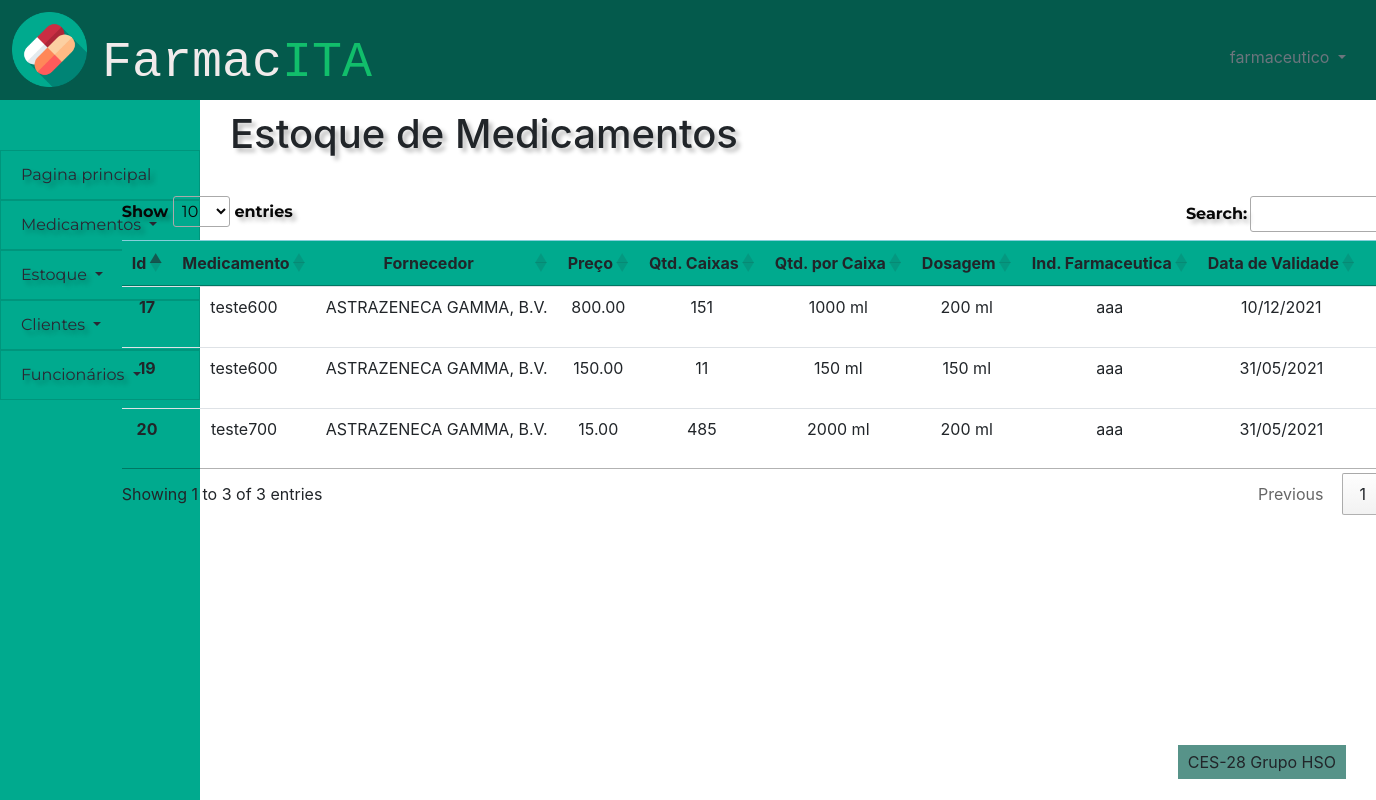
Before: /controle_estoque/editar_lote (signed in) with the older database file.
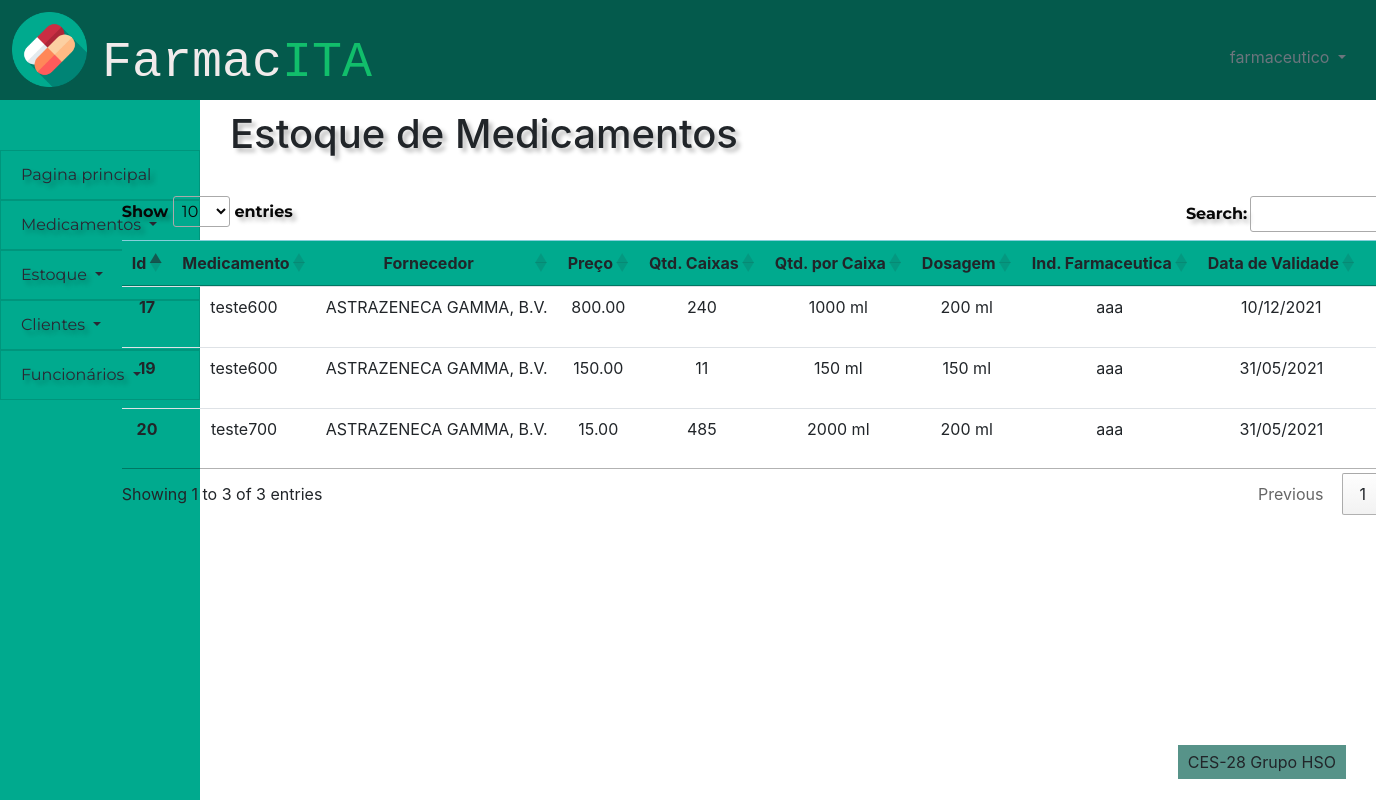
After: the same page with the newer database file.
### controle_estoque/models.py (models this page shows)
class lote_medicamento(models.Model):
    id_lote_medicamento = models.AutoField(primary_key=True)
    id_medicamento = models.ForeignKey(medicamento,on_delete=models.PROTECT)
    id_fornecedor = models.ForeignKey(fornecedor,on_delete=models.PROTECT)
    preco = models.DecimalField(max_digits=40,decimal_places=2)
    quantidade_de_caixas = models.CharField(max_length=100)
    quantidade_por_caixa = models.CharField(max_length=100)
    dosagem = models.CharField(max_length=100)
    data_de_validade = models.DateField(auto_now=False,auto_now_add=False,null=False)
    industria_farmaceutica = models.CharField(max_length=100)
    excluido = models.BooleanField(default=False)
    class Meta:
        db_table = 'lote_medicamento'

### cadastro_medicamentos/models.py (models this page shows, shortened)
class medicamento(models.Model):
    id_medicamento = models.AutoField(primary_key=True)
    nome_medicamento = models.CharField(max_length=100)
    classificacao = models.CharField(max_length=100, default='Sem tarja')
    principio_ativo = models.ManyToManyField(principio_ativo2, through='rel_medicamento_principio_ativo2')
    excluido = models.BooleanField(default=False)

### pessoas/models.py (models this page shows)
class fornecedor(models.Model):
    id_fornecedor = models.AutoField(primary_key=True)
    nome_fornecedor = models.CharField(max_length=100)
    cnpj = models.CharField(max_length=18)
    telefone = models.CharField(max_length=15)
    ativo = models.BooleanField(default=True)

### controle_estoque/views.py (the view)
# urls.py: path('editar_lote',views.editar_lote, name = 'editar_lote')
def editar_lote(request):
    check, retorno = checar_cargo(request)
    if check:
        return retorno
    cargo = funcionario.objects.get(user=request.user).cargo
    if request.user.is_authenticated:
        lista = lote_medicamento.objects.all().order_by('data_de_validade')
        busca = request.GET.get('buscalote')
        if busca:
            lista = lote_medicamento.objects.filter(id_medicamento__in=medicamento.objects.filter(nome_medicamento__icontains = busca)).order_by('data_de_validade')
        delete = request.GET.get('delete')
        if delete:
            teste = lote_medicamento.objects.filter(id_lote_medicamento = delete)
            teste.update(excluido= True)
        return render(request,'estoque/pagina_edicao_lote.html',{'lista':lista,'cargo':cargo})
    else:
        return failed_login(request)

### controle_estoque/views.py (called while the page is built)
def checar_cargo(request):
    user = request.user
    if user.is_anonymous:
        return True, redirect('/')
    else:
        cargo = funcionario.objects.get(user=request.user).cargo
        if cargo == 'Caixa':
            return True, render(request,'sem_permissao.html',{'cargo':cargo})
    return False, False

### frontend/estoque/pagina_edicao_lote.html (shortened to what this page needs)
{% extends 'template/padrao.html' %}
{% load static %}
{%block titulo-conteudo %}
Estoque de Medicamentos
{% endblock %}
{% block content %}
<div class="tabela">
    <div style="display:flex;justify-content:center;align-items:center;">
    <table id="lotes" class="table table-hover">
        <thead class="table-info">
            <tr>
                <th scope="col">Id</th>
                <th scope="col">Medicamento</th>
                <th scope="col">Fornecedor</th>
                <th scope="col">Preço</th>
                <th scope="col">Qtd. Caixas</th>
                <th scope="col">Qtd. por Caixa</th>
                <th scope="col">Dosagem</th>
                <th scope="col">Ind. Farmaceutica</th>
                <th scope="col">Data de Validade</th>
                <th>Excluir</th>
            </tr>
        </thead>
        <tbody>
        {% for i in lista %}
        {% if not i.excluido %}
            <tr class={{i.id_lote_medicamento}}>
                <th scope="row">{{i.id_lote_medicamento}}</th>
                <td class = "nome_medicamento">{{i.id_medicamento.nome_medicamento}}</td>
                <td class = "nome_fornecedor">{{i.id_fornecedor.nome_fornecedor}}</td>
                <td class = "preco">{{i.preco}}</td>
                <td class = "qtd_caixas">{{i.quantidade_de_caixas}}</td>
                <td class = "qtd_caixas">{{i.quantidade_por_caixa}}</td>
                <td class = "qtd_caixas">{{i.dosagem}}</td>
                <td class = "qtd_caixas">{{i.industria_farmaceutica}}</td>
                <td class = "qtd_caixas" data-sort='{{i.data_de_validade|date:"U"}}'>{{i.data_de_validade}}</td>
                <td>
                </td>
            </tr>
        {% endif %}
        {% endfor %}
    </tbody>
    </table>
    </div>
</div>
</div>
<link rel="stylesheet" href="https://cdn.datatables.net/1.10.24/css/jquery.dataTables.min.css">
{% endblock %}

Changed rows visible on the page:
changed lote_medicamento "1000 ml": quantidade_de_caixas "151" → "240"
